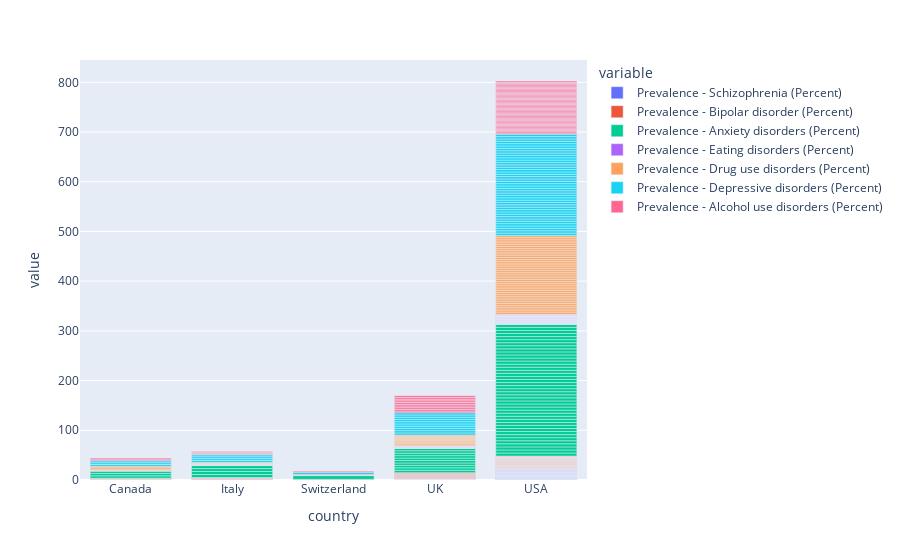

The cell this chart's notebook holds for it:
### Code cell
fig = plt.figure(figsize=(10, 90))
fig = px.bar(df, y=["Prevalence - Schizophrenia (Percent)",
                    "Prevalence - Bipolar disorder (Percent)",
                    "Prevalence - Anxiety disorders (Percent)",
                    "Prevalence - Eating disorders (Percent)",
                    "Prevalence - Drug use disorders (Percent)",
                    "Prevalence - Depressive disorders (Percent)",
                    "Prevalence - Alcohol use disorders (Percent)"], 
             x="country")
fig.show()

### Figure 1 — Plotly figure (JSON) as saved in the notebook; plotly's stock layout.template omitted (floating-point values rounded to 4 significant figures)
{"data": [{"alignmentgroup": "True", "hovertemplate": "variable=Prevalence - Schizophrenia (Percent)<br>country=%{x}<br>value=%{y}<extra></extra>", "legendgroup": "Prevalence - Schizophrenia (Percent)", "marker": {"color": "#636efa", "pattern": {"shape": ""}}, "name": "Prevalence - Schizophrenia (Percent)", "offsetgroup": "Prevalence - Schizophrenia (Percent)", "orientation": "v", "showlegend": true, "textposition": "auto", "type": "bar", "x": ["Canada", "Canada", "Canada", "Italy", "Italy", "Italy", "Italy", "Switzerland", "UK", "UK", "UK", "UK", "UK", "UK", "UK", "UK", "UK", "UK", "USA", "USA", "USA", "USA", "USA", "USA", "USA", "USA", "USA", "USA", "USA", "USA", "USA", "USA", "USA", "USA", "USA", "USA", "USA", "USA", "USA", "USA", "USA", "USA", "USA", "USA", "USA", "USA", "USA", "USA", "USA", "USA", "USA", "USA", "USA", "USA", "USA", "USA", "USA", "USA", "USA", "USA", "USA"], "xaxis": "x", "y": [0.3189, 0.3189, 0.3189, 0.313, 0.313, 0.313, 0.313, 0.3086, 0.2704, 0.2704, 0.2704, 0.2704, 0.2704, 0.2704, 0.2704, 0.2704, 0.2704, 0.2704, 0.4691, 0.4691, 0.4691, 0.4691, 0.4691, 0.4691, 0.4691, 0.4691, 0.4691, 0.4691, 0.4691, 0.4691, 0.4691, 0.4691, 0.4691, 0.4691, 0.4691, 0.4691, 0.4691, 0.4691, 0.4691, 0.4691, 0.4691, 0.4691, 0.4691, 0.4691, 0.4691, 0.4691, 0.4691, 0.4691, 0.4691, 0.4691, 0.4691, 0.4691, 0.4691, 0.4691, 0.4691, 0.4691, 0.4691, 0.4691, 0.4691, 0.4691, 0.4691], "yaxis": "y"}, {"alignmentgroup": "True", "hovertemplate": "variable=Prevalence - Bipolar disorder (Percent)<br>country=%{x}<br>value=%{y}<extra></extra>", "legendgroup": "Prevalence - Bipolar disorder (Percent)", "marker": {"color": "#EF553B", "pattern": {"shape": ""}}, "name": "Prevalence - Bipolar disorder (Percent)", "offsetgroup": "Prevalence - Bipolar disorder (Percent)", "orientation": "v", "showlegend": true, "textposition": "auto", "type": "bar", "x": ["Canada", "Canada", "Canada", "Italy", "Italy", "Italy", "Italy", "Switzerland", "UK", "UK", "UK", "UK", "UK", "UK", "UK", "UK", "UK", "UK", "USA", "USA", "USA", "USA", "USA", "USA", "USA", "USA", "USA", "USA", "USA", "USA", "USA", "USA", "USA", "USA", "USA", "USA", "USA", "USA", "USA", "USA", "USA", "USA", "USA", "USA", "USA", "USA", "USA", "USA", "USA", "USA", "USA", "USA", "USA", "USA", "USA", "USA", "USA", "USA", "USA", "USA", "USA"], "xaxis": "x", "y": [0.8897, 0.8897, 0.8897, 0.9603, 0.9603, 0.9603, 0.9603, 1.038, 1.202, 1.202, 1.202, 1.202, 1.202, 1.202, 1.202, 1.202, 1.202, 1.202, 0.6505, 0.6505, 0.6505, 0.6505, 0.6505, 0.6505, 0.6505, 0.6505, 0.6505, 0.6505, 0.6505, 0.6505, 0.6505, 0.6505, 0.6505, 0.6505, 0.6505, 0.6505, 0.6505, 0.6505, 0.6505, 0.6505, 0.6505, 0.6505, 0.6505, 0.6505, 0.6505, 0.6505, 0.6505, 0.6505, 0.6505, 0.6505, 0.6505, 0.6505, 0.6505, 0.6505, 0.6505, 0.6505, 0.6505, 0.6505, 0.6505, 0.6505, 0.6505], "yaxis": "y"}, {"alignmentgroup": "True", "hovertemplate": "variable=Prevalence - Anxiety disorders (Percent)<br>country=%{x}<br>value=%{y}<extra></extra>", "legendgroup": "Prevalence - Anxiety disorders (Percent)", "marker": {"color": "#00cc96", "pattern": {"shape": ""}}, "name": "Prevalence - Anxiety disorders (Percent)", "offsetgroup": "Prevalence - Anxiety disorders (Percent)", "orientation": "v", "showlegend": true, "textposition": "auto", "type": "bar", "x": ["Canada", "Canada", "Canada", "Italy", "Italy", "Italy", "Italy", "Switzerland", "UK", "UK", "UK", "UK", "UK", "UK", "UK", "UK", "UK", "UK", "USA", "USA", "USA", "USA", "USA", "USA", "USA", "USA", "USA", "USA", "USA", "USA", "USA", "USA", "USA", "USA", "USA", "USA", "USA", "USA", "USA", "USA", "USA", "USA", "USA", "USA", "USA", "USA", "USA", "USA", "USA", "USA", "USA", "USA", "USA", "USA", "USA", "USA", "USA", "USA", "USA", "USA", "USA"], "xaxis": "x", "y": [4.774, 4.774, 4.774, 5.978, 5.978, 5.978, 5.978, 7.485, 4.898, 4.898, 4.898, 4.898, 4.898, 4.898, 4.898, 4.898, 4.898, 4.898, 6.164, 6.164, 6.164, 6.164, 6.164, 6.164, 6.164, 6.164, 6.164, 6.164, 6.164, 6.164, 6.164, 6.164, 6.164, 6.164, 6.164, 6.164, 6.164, 6.164, 6.164, 6.164, 6.164, 6.164, 6.164, 6.164, 6.164, 6.164, 6.164, 6.164, 6.164, 6.164, 6.164, 6.164, 6.164, 6.164, 6.164, 6.164, 6.164, 6.164, 6.164, 6.164, 6.164], "yaxis": "y"}, {"alignmentgroup": "True", "hovertemplate": "variable=Prevalence - Eating disorders (Percent)<br>country=%{x}<br>value=%{y}<extra></extra>", "legendgroup": "Prevalence - Eating disorders (Percent)", "marker": {"color": "#ab63fa", "pattern": {"shape": ""}}, "name": "Prevalence - Eating disorders (Percent)", "offsetgroup": "Prevalence - Eating disorders (Percent)", "orientation": "v", "showlegend": true, "textposition": "auto", "type": "bar", "x": ["Canada", "Canada", "Canada", "Italy", "Italy", "Italy", "Italy", "Switzerland", "UK", "UK", "UK", "UK", "UK", "UK", "UK", "UK", "UK", "UK", "USA", "USA", "USA", "USA", "USA", "USA", "USA", "USA", "USA", "USA", "USA", "USA", "USA", "USA", "USA", "USA", "USA", "USA", "USA", "USA", "USA", "USA", "USA", "USA", "USA", "USA", "USA", "USA", "USA", "USA", "USA", "USA", "USA", "USA", "USA", "USA", "USA", "USA", "USA", "USA", "USA", "USA", "USA"], "xaxis": "x", "y": [0.4735, 0.4735, 0.4735, 0.5852, 0.5852, 0.5852, 0.5852, 0.5413, 0.4668, 0.4668, 0.4668, 0.4668, 0.4668, 0.4668, 0.4668, 0.4668, 0.4668, 0.4668, 0.459, 0.459, 0.459, 0.459, 0.459, 0.459, 0.459, 0.459, 0.459, 0.459, 0.459, 0.459, 0.459, 0.459, 0.459, 0.459, 0.459, 0.459, 0.459, 0.459, 0.459, 0.459, 0.459, 0.459, 0.459, 0.459, 0.459, 0.459, 0.459, 0.459, 0.459, 0.459, 0.459, 0.459, 0.459, 0.459, 0.459, 0.459, 0.459, 0.459, 0.459, 0.459, 0.459], "yaxis": "y"}, {"alignmentgroup": "True", "hovertemplate": "variable=Prevalence - Drug use disorders (Percent)<br>country=%{x}<br>value=%{y}<extra></extra>", "legendgroup": "Prevalence - Drug use disorders (Percent)", "marker": {"color": "#FFA15A", "pattern": {"shape": ""}}, "name": "Prevalence - Drug use disorders (Percent)", "offsetgroup": "Prevalence - Drug use disorders (Percent)", "orientation": "v", "showlegend": true, "textposition": "auto", "type": "bar", "x": ["Canada", "Canada", "Canada", "Italy", "Italy", "Italy", "Italy", "Switzerland", "UK", "UK", "UK", "UK", "UK", "UK", "UK", "UK", "UK", "UK", "USA", "USA", "USA", "USA", "USA", "USA", "USA", "USA", "USA", "USA", "USA", "USA", "USA", "USA", "USA", "USA", "USA", "USA", "USA", "USA", "USA", "USA", "USA", "USA", "USA", "USA", "USA", "USA", "USA", "USA", "USA", "USA", "USA", "USA", "USA", "USA", "USA", "USA", "USA", "USA", "USA", "USA", "USA"], "xaxis": "x", "y": [2.722, 2.722, 2.722, 1.011, 1.011, 1.011, 1.011, 1.507, 2.191, 2.191, 2.191, 2.191, 2.191, 2.191, 2.191, 2.191, 2.191, 2.191, 3.7, 3.7, 3.7, 3.7, 3.7, 3.7, 3.7, 3.7, 3.7, 3.7, 3.7, 3.7, 3.7, 3.7, 3.7, 3.7, 3.7, 3.7, 3.7, 3.7, 3.7, 3.7, 3.7, 3.7, 3.7, 3.7, 3.7, 3.7, 3.7, 3.7, 3.7, 3.7, 3.7, 3.7, 3.7, 3.7, 3.7, 3.7, 3.7, 3.7, 3.7, 3.7, 3.7], "yaxis": "y"}, {"alignmentgroup": "True", "hovertemplate": "variable=Prevalence - Depressive disorders (Percent)<br>country=%{x}<br>value=%{y}<extra></extra>", "legendgroup": "Prevalence - Depressive disorders (Percent)", "marker": {"color": "#19d3f3", "pattern": {"shape": ""}}, "name": "Prevalence - Depressive disorders (Percent)", "offsetgroup": "Prevalence - Depressive disorders (Percent)", "orientation": "v", "showlegend": true, "textposition": "auto", "type": "bar", "x": ["Canada", "Canada", "Canada", "Italy", "Italy", "Italy", "Italy", "Switzerland", "UK", "UK", "UK", "UK", "UK", "UK", "UK", "UK", "UK", "UK", "USA", "USA", "USA", "USA", "USA", "USA", "USA", "USA", "USA", "USA", "USA", "USA", "USA", "USA", "USA", "USA", "USA", "USA", "USA", "USA", "USA", "USA", "USA", "USA", "USA", "USA", "USA", "USA", "USA", "USA", "USA", "USA", "USA", "USA", "USA", "USA", "USA", "USA", "USA", "USA", "USA", "USA", "USA"], "xaxis": "x", "y": [3.635, 3.635, 3.635, 3.828, 3.828, 3.828, 3.828, 4.085, 4.5, 4.5, 4.5, 4.5, 4.5, 4.5, 4.5, 4.5, 4.5, 4.5, 4.734, 4.734, 4.734, 4.734, 4.734, 4.734, 4.734, 4.734, 4.734, 4.734, 4.734, 4.734, 4.734, 4.734, 4.734, 4.734, 4.734, 4.734, 4.734, 4.734, 4.734, 4.734, 4.734, 4.734, 4.734, 4.734, 4.734, 4.734, 4.734, 4.734, 4.734, 4.734, 4.734, 4.734, 4.734, 4.734, 4.734, 4.734, 4.734, 4.734, 4.734, 4.734, 4.734], "yaxis": "y"}, {"alignmentgroup": "True", "hovertemplate": "variable=Prevalence - Alcohol use disorders (Percent)<br>country=%{x}<br>value=%{y}<extra></extra>", "legendgroup": "Prevalence - Alcohol use disorders (Percent)", "marker": {"color": "#FF6692", "pattern": {"shape": ""}}, "name": "Prevalence - Alcohol use disorders (Percent)", "offsetgroup": "Prevalence - Alcohol use disorders (Percent)", "orientation": "v", "showlegend": true, "textposition": "auto", "type": "bar", "x": ["Canada", "Canada", "Canada", "Italy", "Italy", "Italy", "Italy", "Switzerland", "UK", "UK", "UK", "UK", "UK", "UK", "UK", "UK", "UK", "UK", "USA", "USA", "USA", "USA", "USA", "USA", "USA", "USA", "USA", "USA", "USA", "USA", "USA", "USA", "USA", "USA", "USA", "USA", "USA", "USA", "USA", "USA", "USA", "USA", "USA", "USA", "USA", "USA", "USA", "USA", "USA", "USA", "USA", "USA", "USA", "USA", "USA", "USA", "USA", "USA", "USA", "USA", "USA"], "xaxis": "x", "y": [1.969, 1.969, 1.969, 1.606, 1.606, 1.606, 1.606, 2.535, 3.421, 3.421, 3.421, 3.421, 3.421, 3.421, 3.421, 3.421, 3.421, 3.421, 2.49, 2.49, 2.49, 2.49, 2.49, 2.49, 2.49, 2.49, 2.49, 2.49, 2.49, 2.49, 2.49, 2.49, 2.49, 2.49, 2.49, 2.49, 2.49, 2.49, 2.49, 2.49, 2.49, 2.49, 2.49, 2.49, 2.49, 2.49, 2.49, 2.49, 2.49, 2.49, 2.49, 2.49, 2.49, 2.49, 2.49, 2.49, 2.49, 2.49, 2.49, 2.49, 2.49], "yaxis": "y"}], "layout": {"barmode": "relative", "legend": {"title": {"text": "variable"}, "tracegroupgap": 0}, "margin": {"t": 60}, "xaxis": {"anchor": "y", "domain": [0, 1], "title": {"text": "country"}}, "yaxis": {"anchor": "x", "domain": [0, 1], "title": {"text": "value"}}}}
